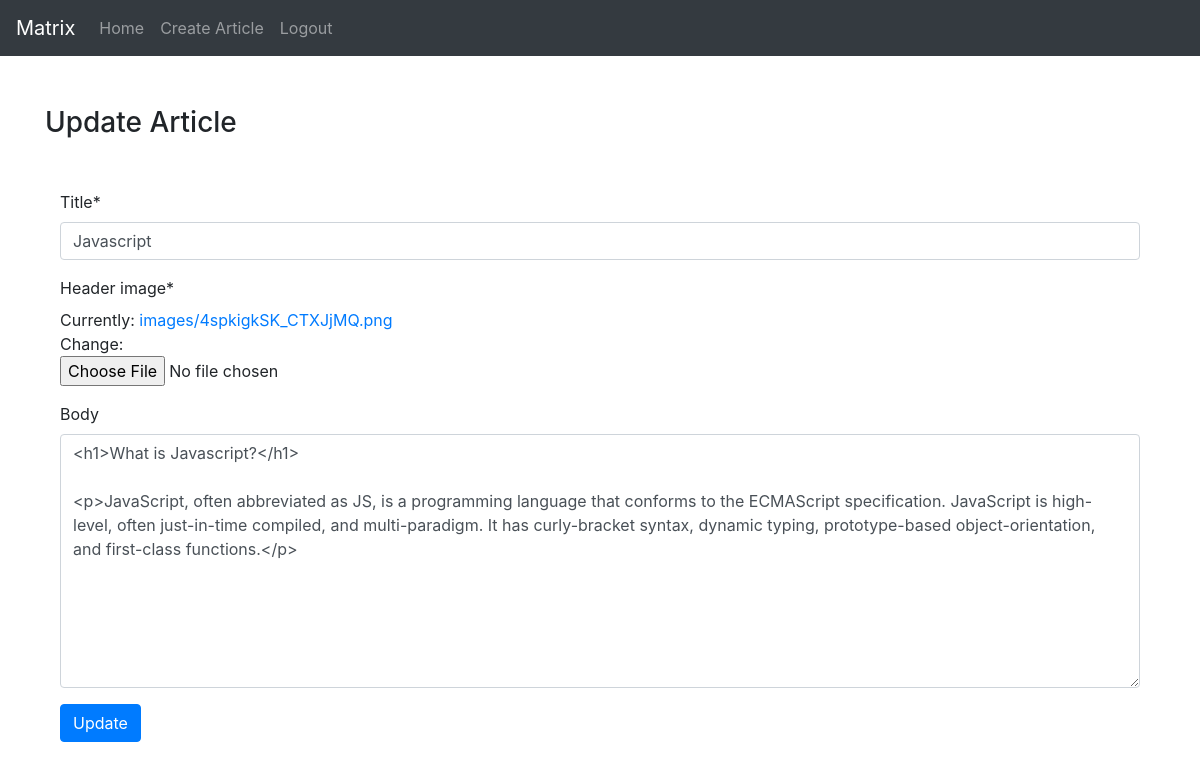
Page /javascript/edit/ (signed in) on the committed database.
### matrix_blog/models.py (models this page shows, shortened)
class Article(TrackingModel, models.Model):
    title = models.CharField(max_length=200, unique=True)
    author = models.ForeignKey(User, related_name="articles", on_delete= models.CASCADE, null=True)
    header_image = models.ImageField(default="images/dummy.png", upload_to="images")
    body = RichTextField(blank=True, null=True)
    slug = models.SlugField(null=True)
    likes = models.ManyToManyField(User, related_name="likes", blank=True)
    dislikes = models.ManyToManyField(User, related_name="dislikes", blank=True)
    class Meta:
        ordering = ('-created_at',)

### matrix_blog/views.py (the view)
# urls.py: path('<slug:slug>/edit/', UpdateArticle.as_view(), name="update_article"),
class UpdateArticle(LoginRequiredMixin, UserPassesTestMixin, UpdateView):
    model = Article
    fields = ['title', 'header_image', 'body']
    template_name = 'edit_article.html'
    def test_func(self):
        if self.request.user.is_staff:
            return True
        else:
            return False

### matrix_blog/templates/edit_article.html (shortened to what this page needs)
{% extends 'base.html' %}
{% load crispy_forms_tags %}
{% block body %}
    <h3 class="intro"> Update Article </h3>
    <div class="container">
        <form action="" class="form-group" enctype="multipart/form-data" method="post">
            {{ form|crispy }}
            <input type="submit" class="btn btn-primary" value="Update">
        </form>
    </div>
{% endblock %}

### matrix_blog/static/css/main.css (style rules this page uses)
.container { margin-top: 50px; }
form { text-align: justify; }

### rows in the picture
Article: title "Javascript", body "<h1>What is Javascript?</h1> <p>JavaScript, often abbreviated as JS, is a programming language that conforms to the ECMAScript specification. JavaScript is high-level, often just-in-time compiled, and multi-paradigm. It has curly-bracket syntax, dynamic typing, prototype-based object-orientation, and first-class functions.</p>"
